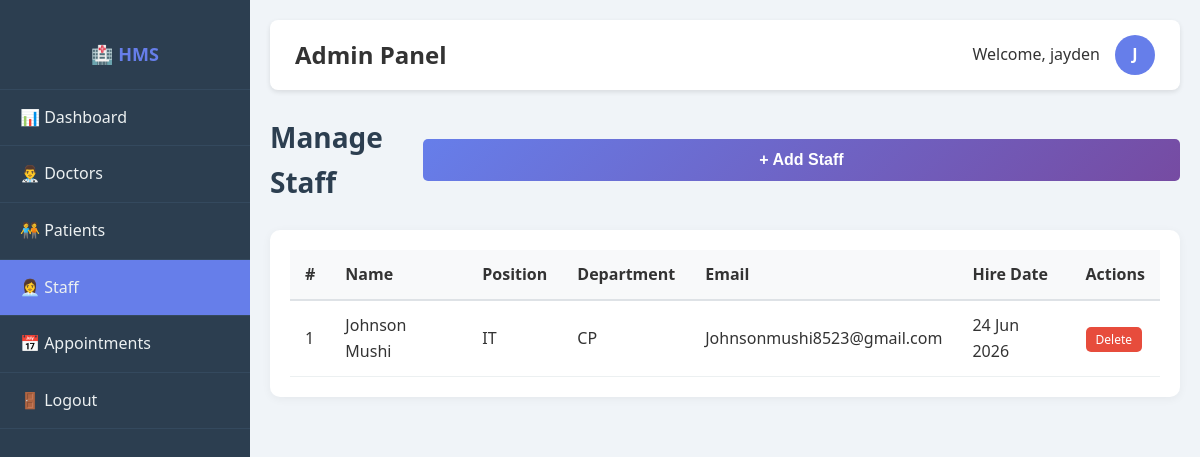
/manage_staff.php (signed in), run on the app's committed database.
### tables this page shows
CREATE TABLE `staff` (
  `id` int(11) NOT NULL,
  `user_id` int(11) DEFAULT NULL,
  `position` varchar(100) NOT NULL,
  `department` varchar(100) DEFAULT NULL,
  `hire_date` date DEFAULT NULL,
  `salary` decimal(10,2) DEFAULT NULL
);

CREATE TABLE `users` (
  `id` int(11) NOT NULL,
  `username` varchar(50) NOT NULL,
  `password` varchar(255) NOT NULL,
  `full_name` varchar(100) NOT NULL,
  `email` varchar(100) NOT NULL,
  `phone` varchar(20) DEFAULT NULL,
  `role` enum('admin','doctor','receptionist') NOT NULL,
  `created_at` timestamp NOT NULL DEFAULT current_timestamp()
);

### manage_staff.php (the view, shortened to what this page needs)
<?php
require_once '../config/database.php';
$staff = $conn->query("
    SELECT s.*, u.full_name, u.email, u.phone, u.username
    FROM staff s
    JOIN users u ON s.user_id = u.id
    ORDER BY s.id DESC
");
?>
<!DOCTYPE html>
<html lang="en">
<head>
    <link rel="stylesheet" href="../css/style.css">
</head>
<body>
    <div class="dashboard">
        <?php include '../includes/sidebar.php'; ?>
        <div class="main-content">
            <?php include '../includes/topbar.php'; ?>
            <div class="page-header">
                <h1>Manage Staff</h1>
                <button class="btn-primary" onclick="document.getElementById('addStaffForm').style.display='block'">+ Add Staff</button>
            </div>
            <div class="table-container">
                <table>
                    <thead>
                        <tr>
                            <th>#</th>
                            <th>Name</th>
                            <th>Position</th>
                            <th>Department</th>
                            <th>Email</th>
                            <th>Hire Date</th>
                            <th>Actions</th>
                        </tr>
                    </thead>
                    <tbody>
                        <?php if ($staff && $staff->num_rows > 0): ?>
                            <?php $i = 1; while ($row = $staff->fetch_assoc()): ?>
                                <tr>
                                    <td><?php echo $i++; ?></td>
                                    <td><?php echo htmlspecialchars($row['full_name']); ?></td>
                                    <td><?php echo htmlspecialchars($row['position']); ?></td>
                                    <td><?php echo htmlspecialchars($row['department'] ?? 'N/A'); ?></td>
                                    <td><?php echo htmlspecialchars($row['email']); ?></td>
                                    <td><?php echo date('d M Y', strtotime($row['hire_date'])); ?></td>
                                    <td>
                                        <a href="?delete=<?php echo $row['id']; ?>" class="btn-danger" style="padding:4px 10px;font-size:12px;text-decoration:none;" onclick="return confirm('Are you sure you want to delete this staff member?')">Delete</a>
                                    </td>
                                </tr>
                            <?php endwhile; ?>
                        <?php else: ?>
                            <tr><td colspan="7" class="text-center">No staff found</td></tr>
                        <?php endif; ?>
                    </tbody>
                </table>
            </div>
        </div>
    </div>
</body>
</html>

### style.css (style rules this page uses)
* { margin: 0; padding: 0; box-sizing: border-box; }
body { font-family: 'Segoe UI', Tahoma, Geneva, Verdana, sans-serif; background: #f0f4f8; color: #333; line-height: 1.6; }
.btn-primary { background: linear-gradient(135deg, #667eea 0%, #764ba2 100%); color: white; border: none; padding: 12px 30px; border-radius: 5px; font-size: 16px; font-weight: 600; cursor: pointer; width: 100%; transition: transform 0.2s; }
.btn-danger { background: #e74c3c; color: white; border: none; padding: 10px 20px; border-radius: 5px; cursor: pointer; }
.dashboard { display: flex; min-height: 100vh; }
.main-content { margin-left: 250px; padding: 20px; width: 100%; }
.table-container { background: white; padding: 20px; border-radius: 10px; box-shadow: 0 2px 10px rgba(0,0,0,0.05); overflow-x: auto; }
table { width: 100%; border-collapse: collapse; }
table th { background: #f8f9fa; padding: 12px 15px; text-align: left; font-weight: 600; border-bottom: 2px solid #dee2e6; }
table td { padding: 12px 15px; border-bottom: 1px solid #ecf0f1; }
.page-header { display: flex; justify-content: space-between; align-items: center; margin-bottom: 25px; }
.page-header h1 { font-size: 28px; color: #2c3e50; }

### data on the page
staff: user.full_name "Johnson Mushi", position "IT", department "CP", user.email "Johnsonmushi8523@gmail.com", hire_date "24 Jun 2026"

### other printed values
$role "Admin"
$full_name "jayden"
substr($full_name, 0, 1) "J"
